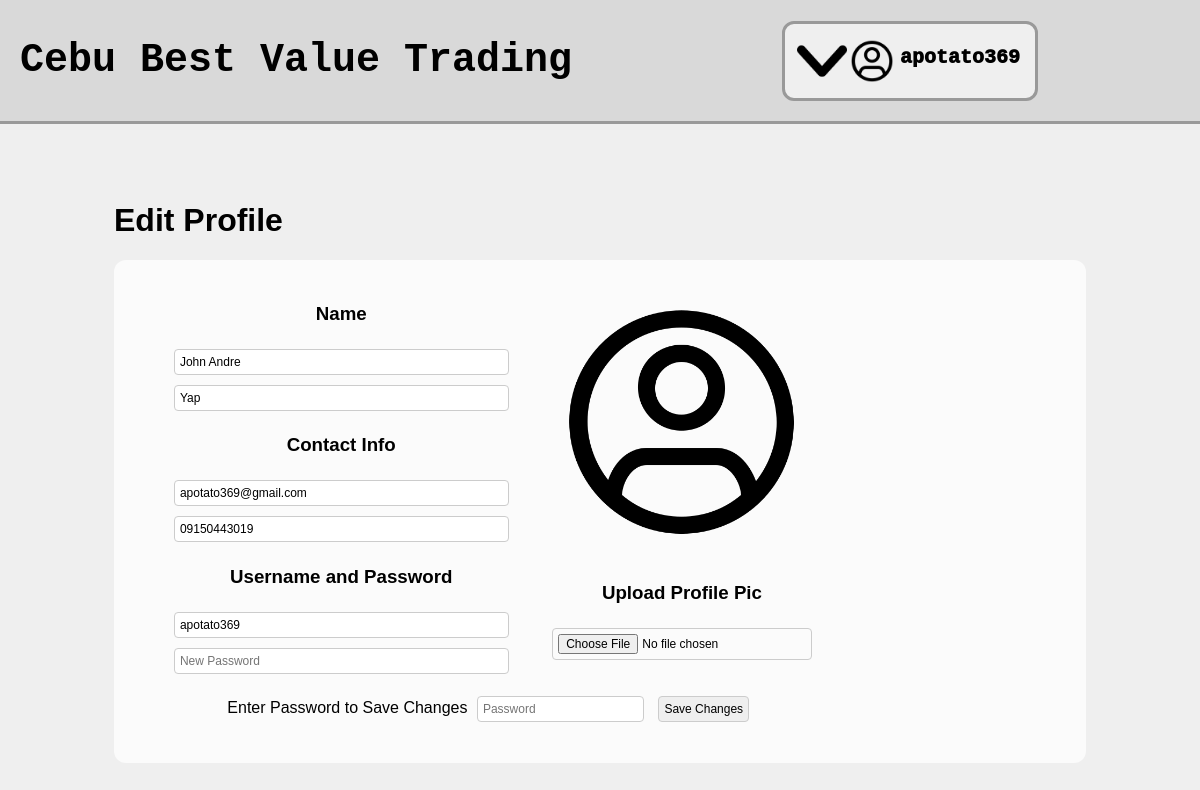
Screenshot of /admin/edit-profile.php (signed in) with the database file from the repository.
### tables this page shows
CREATE TABLE `users` (
  `user_id` int(11) NOT NULL,
  `username` varchar(50) NOT NULL,
  `password` varchar(255) NOT NULL,
  `user_type` enum('admin','worker','client') NOT NULL,
  `profile_picture` varchar(200) DEFAULT NULL,
  `first_name` varchar(50) NOT NULL,
  `last_name` varchar(50) NOT NULL,
  `email` varchar(50) NOT NULL,
  `phone_number` varchar(50) NOT NULL,
  `application_status` enum('approved','pending','rejected') NOT NULL DEFAULT 'pending'
);

### admin/edit-profile.php (the view, shortened to what this page needs)
<!DOCTYPE html>
<html lang="en">
<head>
    <link rel="stylesheet" href="admin.css">
</head>
<body>
    <?php
    include "admin-navbar.php";
    include "../includes/dbh.inc.php";
    $userId = $_SESSION["user_id"];
    $username = $_SESSION["username"];
    $stmt = mysqli_stmt_init($connection);
    $sql = "SELECT * from users WHERE user_id=? AND username=?";
    if (!mysqli_stmt_prepare($stmt, $sql)) {
        echo "Error when preparing SQL statement.";
    }
    mysqli_stmt_bind_param($stmt, "ss", $userId, $username);
    if (!mysqli_stmt_execute($stmt)) {
        echo "Error while executing SQL statement";
    }
    $results = mysqli_stmt_get_result($stmt);
    $row = mysqli_fetch_assoc($results);
    $firstName = $row["first_name"];
    $lastName = $row["last_name"];
    $email = $row["email"];
    $phoneNumber = $row["phone_number"];
    ?>
    <div class="edit-profile-container">
        <div class="edit-profile-content-container">
            <div class="edit-profile-title">
                <h1>Edit Profile</h1>
            </div>
            <div class="edit-profile-form-container">
                <form action="../includes/edit-profile.inc.php" method="post" enctype="multipart/form-data">
                    <div class="edit-profile-info">
                        <div class="edit-profile-main-info">
                            <h3>Name</h3>
                            <div class="edit-profile-form-duo">
                                <input type="text" name="first-name" placeholder="Edit First Name" value="<?php echo $firstName ?>" required>
                                <input type="text" name="last-name" placeholder="Edit Last Name" value="<?php echo $lastName ?>" required>
                            </div>
                            <h3>Contact Info</h3>
                            <div class="edit-profile-form-duo">
                                <input type="email" name="email" placeholder="New Email" value="<?php echo $email ?>" required>
                                <input type="text" name="phone-number" placeholder="New Phone Number" value="<?php echo $phoneNumber ?>" required>
                            </div>
                            <h3>Username and Password</h3>
                            <input type="text" name="new-username" placeholder="New Username" value="<?php echo $username ?>" required>
                            <div class="edit-profile-form-duo">
                                <input type="password" name="new-password" placeholder="New Password">
                            </div>
                        </div>
                        <div class="edit-profile-pfp">
                            <img src="<?php echo $profilePicPath ?>" alt="Profile Pic">
                            <br>
                            <h3>Upload Profile Pic</h3>
                            <input type="file" name="profile-image">
                        </div>
                    </div>
                    <div class="edit-profile-confirm-submit">
                        <label for="confirm-password">Enter Password to Save Changes</label>
                        <input type="password" name="confirm-password" placeholder="Password">
                        <button type="submit" name="edit-profile">Save Changes</button>
                    </div>
                </form>
            </div>
        </div>
    </div>
</body>
</html>

### admin/admin.css (style rules this page uses)
body { font-family: Tahoma, Geneva, Verdana, sans-serif; margin: 0; padding: 0; background-color: #efefef; }
.edit-profile-container { display: flex; width: 100vw; margin: 0px; padding: 0px; align-items: center; }
.edit-profile-content-container { margin: 7vh auto; }
.edit-profile-form-container { display: flex; flex-direction: row; margin: auto; width: 30vw; padding: 3vh 3vw; border-radius: 12px; background-color: rgb(255, 255, 255, 0.75); }
.edit-profile-info { display: flex; flex-direction: row; }
.edit-profile-info input { padding: 5px; margin: 5px; width: 90%; font-size: .75rem; border: 1px solid #ccc; border-radius: 4px; }
.edit-profile-main-info { margin: 0px 12px; }
.edit-profile-pfp { margin: 0px 12px; text-align: center; }
.edit-profile-pfp img { width: 275px; height: 275px; border-radius: 50%; }
.edit-profile-confirm-submit { margin: 12px; }
.edit-profile-confirm-submit input { padding: 5px; margin: 5px; font-size: .75rem; border: 1px solid #ccc; border-radius: 4px; }
.edit-profile-confirm-submit button { padding: 5px; margin: 5px; font-size: .75rem; border: 1px solid #ccc; border-radius: 4px; }
@media only screen and (max-width: 1200px) { .edit-profile-form-container { width: 75vw; text-align: center; } }

### rows the page displays
users: first-name "John Andre", last-name "Yap", email "apotato369@gmail.com", phone-number "09150443019"

### other values shown
$_SESSION["username"] "apotato369"
